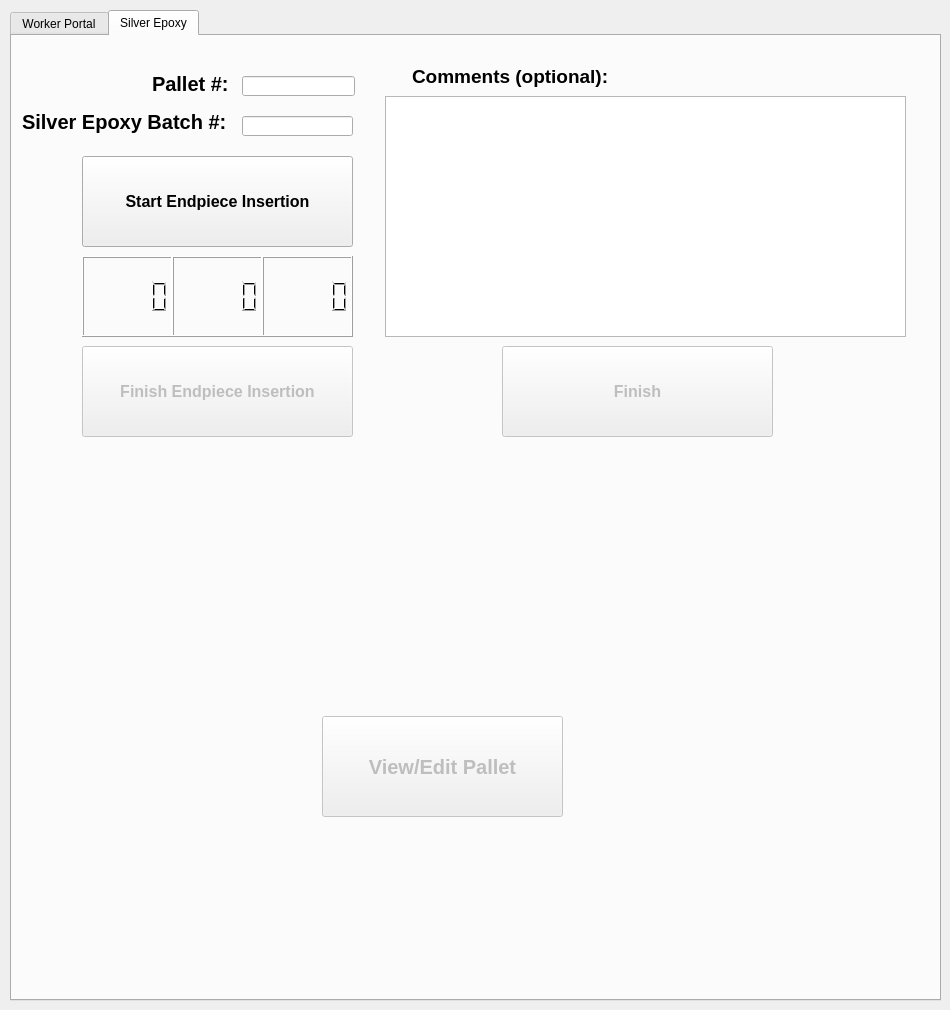
<?xml version="1.0" encoding="UTF-8"?>
<ui version="4.0">
 <class>MainWindow</class>
 <widget class="QMainWindow" name="MainWindow">
  <property name="geometry">
   <rect>
    <x>0</x>
    <y>0</y>
    <width>950</width>
    <height>1010</height>
   </rect>
  </property>
  <property name="windowTitle">
   <string>MainWindow</string>
  </property>
  <widget class="QWidget" name="centralWidget">
   <widget class="QWidget" name="widget" native="true">
    <property name="geometry">
     <rect>
      <x>90</x>
      <y>530</y>
      <width>120</width>
      <height>80</height>
     </rect>
    </property>
   </widget>
   <widget class="QTabWidget" name="tabWidget">
    <property name="geometry">
     <rect>
      <x>10</x>
      <y>10</y>
      <width>931</width>
      <height>991</height>
     </rect>
    </property>
    <property name="tabShape">
     <enum>QTabWidget::Rounded</enum>
    </property>
    <property name="currentIndex">
     <number>1</number>
    </property>
    <property name="tabsClosable">
     <bool>false</bool>
    </property>
    <widget class="QWidget" name="tab">
     <attribute name="title">
      <string>Worker Portal</string>
     </attribute>
     <widget class="QLabel" name="label_3">
      <property name="geometry">
       <rect>
        <x>130</x>
        <y>340</y>
        <width>81</width>
        <height>16</height>
       </rect>
      </property>
      <property name="text">
       <string>Current Worker:</string>
      </property>
     </widget>
     <widget class="QLabel" name="label_2">
      <property name="geometry">
       <rect>
        <x>620</x>
        <y>90</y>
        <width>81</width>
        <height>16</height>
       </rect>
      </property>
      <property name="text">
       <string>Current Worker:</string>
      </property>
     </widget>
     <widget class="QPushButton" name="portal3">
      <property name="geometry">
       <rect>
        <x>130</x>
        <y>400</y>
        <width>231</width>
        <height>41</height>
       </rect>
      </property>
      <property name="font">
       <font>
        <weight>75</weight>
        <bold>true</bold>
       </font>
      </property>
      <property name="text">
       <string>Log In</string>
      </property>
      <attribute name="buttonGroup">
       <string notr="true">PortalButtons</string>
      </attribute>
     </widget>
     <widget class="QPushButton" name="portal4">
      <property name="geometry">
       <rect>
        <x>620</x>
        <y>400</y>
        <width>231</width>
        <height>41</height>
       </rect>
      </property>
      <property name="font">
       <font>
        <weight>75</weight>
        <bold>true</bold>
       </font>
      </property>
      <property name="text">
       <string>Log In</string>
      </property>
      <attribute name="buttonGroup">
       <string notr="true">PortalButtons</string>
      </attribute>
     </widget>
     <widget class="QPushButton" name="portal1">
      <property name="geometry">
       <rect>
        <x>130</x>
        <y>150</y>
        <width>231</width>
        <height>41</height>
       </rect>
      </property>
      <property name="font">
       <font>
        <weight>75</weight>
        <bold>true</bold>
       </font>
      </property>
      <property name="text">
       <string>Log In</string>
      </property>
      <attribute name="buttonGroup">
       <string notr="true">PortalButtons</string>
      </attribute>
     </widget>
     <widget class="QLabel" name="label">
      <property name="geometry">
       <rect>
        <x>130</x>
        <y>90</y>
        <width>81</width>
        <height>16</height>
       </rect>
      </property>
      <property name="text">
       <string>Current Worker:</string>
      </property>
     </widget>
     <widget class="QPushButton" name="portal2">
      <property name="geometry">
       <rect>
        <x>620</x>
        <y>150</y>
        <width>231</width>
        <height>41</height>
       </rect>
      </property>
      <property name="font">
       <font>
        <weight>75</weight>
        <bold>true</bold>
       </font>
      </property>
      <property name="text">
       <string>Log In</string>
      </property>
      <attribute name="buttonGroup">
       <string notr="true">PortalButtons</string>
      </attribute>
     </widget>
     <widget class="QLabel" name="label_4">
      <property name="geometry">
       <rect>
        <x>620</x>
        <y>340</y>
        <width>81</width>
        <height>16</height>
       </rect>
      </property>
      <property name="text">
       <string>Current Worker:</string>
      </property>
     </widget>
     <widget class="QFrame" name="frame">
      <property name="geometry">
       <rect>
        <x>130</x>
        <y>110</y>
        <width>231</width>
        <height>41</height>
       </rect>
      </property>
      <property name="autoFillBackground">
       <bool>false</bool>
      </property>
      <property name="styleSheet">
       <string notr="true">background : rgb(255, 255, 255);
border-style : solid;
border-color: rgb(170, 255, 255);
border-width : 2px;</string>
      </property>
      <property name="frameShape">
       <enum>QFrame::StyledPanel</enum>
      </property>
      <property name="frameShadow">
       <enum>QFrame::Raised</enum>
      </property>
      <widget class="QLabel" name="Current_worker1">
       <property name="geometry">
        <rect>
         <x>0</x>
         <y>0</y>
         <width>231</width>
         <height>41</height>
        </rect>
       </property>
       <property name="font">
        <font>
         <pointsize>16</pointsize>
         <weight>75</weight>
         <bold>true</bold>
        </font>
       </property>
       <property name="text">
        <string/>
       </property>
      </widget>
     </widget>
     <widget class="QFrame" name="frame_2">
      <property name="geometry">
       <rect>
        <x>130</x>
        <y>360</y>
        <width>231</width>
        <height>41</height>
       </rect>
      </property>
      <property name="autoFillBackground">
       <bool>false</bool>
      </property>
      <property name="styleSheet">
       <string notr="true">background : rgb(255, 255, 255);
border-style : solid;
border-color: rgb(170, 255, 255);
border-width : 2px;</string>
      </property>
      <property name="frameShape">
       <enum>QFrame::StyledPanel</enum>
      </property>
      <property name="frameShadow">
       <enum>QFrame::Raised</enum>
      </property>
      <widget class="QLabel" name="Current_worker3">
       <property name="geometry">
        <rect>
         <x>0</x>
         <y>0</y>
         <width>231</width>
         <height>41</height>
        </rect>
       </property>
       <property name="font">
        <font>
         <pointsize>16</pointsize>
         <weight>75</weight>
         <bold>true</bold>
        </font>
       </property>
       <property name="text">
        <string/>
       </property>
      </widget>
     </widget>
     <widget class="QFrame" name="frame_4">
      <property name="geometry">
       <rect>
        <x>620</x>
        <y>110</y>
        <width>231</width>
        <height>41</height>
       </rect>
      </property>
      <property name="autoFillBackground">
       <bool>false</bool>
      </property>
      <property name="styleSheet">
       <string notr="true">background : rgb(255, 255, 255);
border-style : solid;
border-color: rgb(170, 255, 255);
border-width : 2px;</string>
      </property>
      <property name="frameShape">
       <enum>QFrame::StyledPanel</enum>
      </property>
      <property name="frameShadow">
       <enum>QFrame::Raised</enum>
      </property>
      <widget class="QLabel" name="Current_worker2">
       <property name="geometry">
        <rect>
         <x>0</x>
         <y>0</y>
         <width>231</width>
         <height>41</height>
        </rect>
       </property>
       <property name="font">
        <font>
         <pointsize>16</pointsize>
         <weight>75</weight>
         <bold>true</bold>
        </font>
       </property>
       <property name="text">
        <string/>
       </property>
      </widget>
     </widget>
     <widget class="QFrame" name="frame_3">
      <property name="geometry">
       <rect>
        <x>620</x>
        <y>360</y>
        <width>231</width>
        <height>41</height>
       </rect>
      </property>
      <property name="autoFillBackground">
       <bool>false</bool>
      </property>
      <property name="styleSheet">
       <string notr="true">background : rgb(255, 255, 255);
border-style : solid;
border-color: rgb(170, 255, 255);
border-width : 2px;</string>
      </property>
      <property name="frameShape">
       <enum>QFrame::StyledPanel</enum>
      </property>
      <property name="frameShadow">
       <enum>QFrame::Raised</enum>
      </property>
      <widget class="QLabel" name="Current_worker4">
       <property name="geometry">
        <rect>
         <x>0</x>
         <y>0</y>
         <width>231</width>
         <height>41</height>
        </rect>
       </property>
       <property name="font">
        <font>
         <pointsize>16</pointsize>
         <weight>75</weight>
         <bold>true</bold>
        </font>
       </property>
       <property name="text">
        <string/>
       </property>
      </widget>
     </widget>
    </widget>
    <widget class="QWidget" name="tab_2">
     <attribute name="title">
      <string>Silver Epoxy</string>
     </attribute>
     <widget class="QLabel" name="label_6">
      <property name="geometry">
       <rect>
        <x>140</x>
        <y>40</y>
        <width>111</width>
        <height>16</height>
       </rect>
      </property>
      <property name="font">
       <font>
        <pointsize>15</pointsize>
        <weight>75</weight>
        <bold>true</bold>
       </font>
      </property>
      <property name="text">
       <string>Pallet #:</string>
      </property>
     </widget>
     <widget class="QLineEdit" name="palletNumInput">
      <property name="geometry">
       <rect>
        <x>230</x>
        <y>40</y>
        <width>113</width>
        <height>20</height>
       </rect>
      </property>
      <property name="text">
       <string/>
      </property>
     </widget>
     <widget class="QLineEdit" name="epoxyBatchInput">
      <property name="geometry">
       <rect>
        <x>230</x>
        <y>80</y>
        <width>111</width>
        <height>20</height>
       </rect>
      </property>
      <property name="text">
       <string/>
      </property>
     </widget>
     <widget class="QLabel" name="label_7">
      <property name="geometry">
       <rect>
        <x>10</x>
        <y>70</y>
        <width>231</width>
        <height>31</height>
       </rect>
      </property>
      <property name="font">
       <font>
        <pointsize>15</pointsize>
        <weight>75</weight>
        <bold>true</bold>
       </font>
      </property>
      <property name="text">
       <string>Silver Epoxy Batch #:</string>
      </property>
     </widget>
     <widget class="QPushButton" name="start">
      <property name="geometry">
       <rect>
        <x>70</x>
        <y>120</y>
        <width>271</width>
        <height>91</height>
       </rect>
      </property>
      <property name="font">
       <font>
        <pointsize>12</pointsize>
        <weight>75</weight>
        <bold>true</bold>
       </font>
      </property>
      <property name="text">
       <string>Start Endpiece Insertion</string>
      </property>
     </widget>
     <widget class="QLCDNumber" name="hour_disp">
      <property name="geometry">
       <rect>
        <x>70</x>
        <y>220</y>
        <width>91</width>
        <height>81</height>
       </rect>
      </property>
     </widget>
     <widget class="QLCDNumber" name="min_disp">
      <property name="geometry">
       <rect>
        <x>160</x>
        <y>220</y>
        <width>91</width>
        <height>81</height>
       </rect>
      </property>
     </widget>
     <widget class="QLCDNumber" name="sec_disp">
      <property name="geometry">
       <rect>
        <x>250</x>
        <y>220</y>
        <width>91</width>
        <height>81</height>
       </rect>
      </property>
     </widget>
     <widget class="QPushButton" name="finishInsertion">
      <property name="enabled">
       <bool>false</bool>
      </property>
      <property name="geometry">
       <rect>
        <x>70</x>
        <y>310</y>
        <width>271</width>
        <height>91</height>
       </rect>
      </property>
      <property name="font">
       <font>
        <pointsize>12</pointsize>
        <weight>75</weight>
        <bold>true</bold>
       </font>
      </property>
      <property name="text">
       <string>Finish Endpiece Insertion</string>
      </property>
     </widget>
     <widget class="QPlainTextEdit" name="commentBox">
      <property name="enabled">
       <bool>true</bool>
      </property>
      <property name="geometry">
       <rect>
        <x>373</x>
        <y>60</y>
        <width>521</width>
        <height>241</height>
       </rect>
      </property>
     </widget>
     <widget class="QLabel" name="label_9">
      <property name="geometry">
       <rect>
        <x>400</x>
        <y>30</y>
        <width>231</width>
        <height>21</height>
       </rect>
      </property>
      <property name="font">
       <font>
        <pointsize>14</pointsize>
        <weight>75</weight>
        <bold>true</bold>
       </font>
      </property>
      <property name="text">
       <string>Comments (optional):</string>
      </property>
     </widget>
     <widget class="QPushButton" name="finish">
      <property name="enabled">
       <bool>false</bool>
      </property>
      <property name="geometry">
       <rect>
        <x>490</x>
        <y>310</y>
        <width>271</width>
        <height>91</height>
       </rect>
      </property>
      <property name="font">
       <font>
        <pointsize>12</pointsize>
        <weight>75</weight>
        <bold>true</bold>
       </font>
      </property>
      <property name="text">
       <string>Finish</string>
      </property>
     </widget>
     <widget class="QPushButton" name="viewButton">
      <property name="enabled">
       <bool>false</bool>
      </property>
      <property name="geometry">
       <rect>
        <x>310</x>
        <y>680</y>
        <width>241</width>
        <height>101</height>
       </rect>
      </property>
      <property name="font">
       <font>
        <pointsize>15</pointsize>
        <weight>75</weight>
        <bold>true</bold>
       </font>
      </property>
      <property name="text">
       <string>View/Edit Pallet</string>
      </property>
     </widget>
    </widget>
   </widget>
  </widget>
 </widget>
 <layoutdefault spacing="6" margin="11"/>
 <resources/>
 <connections/>
 <buttongroups>
  <buttongroup name="PortalButtons"/>
 </buttongroups>
</ui>
